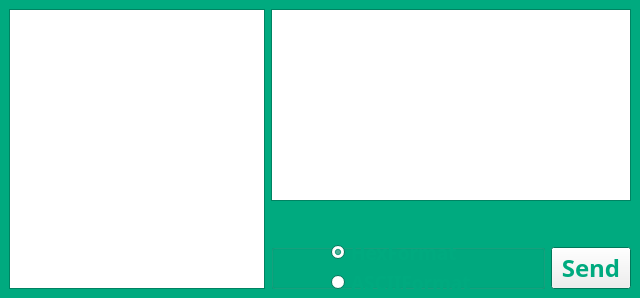
  <widget class="QDockWidget" name="LogdockWidget">
   <property name="palette">
    <palette>
     <active>
      <colorrole role="WindowText">
       <brush brushstyle="SolidPattern">
        <color alpha="255">
         <red>0</red>
         <green>170</green>
         <blue>127</blue>
        </color>
       </brush>
      </colorrole>
      <colorrole role="Text">
       <brush brushstyle="SolidPattern">
        <color alpha="255">
         <red>0</red>
         <green>170</green>
         <blue>127</blue>
        </color>
       </brush>
      </colorrole>
      <colorrole role="ButtonText">
       <brush brushstyle="SolidPattern">
        <color alpha="255">
         <red>0</red>
         <green>170</green>
         <blue>127</blue>
        </color>
       </brush>
      </colorrole>
      <colorrole role="Base">
       <brush brushstyle="SolidPattern">
        <color alpha="255">
         <red>255</red>
         <green>255</green>
         <blue>255</blue>
        </color>
       </brush>
      </colorrole>
      <colorrole role="Window">
       <brush brushstyle="SolidPattern">
        <color alpha="255">
         <red>0</red>
         <green>170</green>
         <blue>127</blue>
        </color>
       </brush>
      </colorrole>
      <colorrole role="AlternateBase">
       <brush brushstyle="SolidPattern">
        <color alpha="255">
         <red>0</red>
         <green>170</green>
         <blue>127</blue>
        </color>
       </brush>
      </colorrole>
     </active>
     <inactive>
      <colorrole role="WindowText">
       <brush brushstyle="SolidPattern">
        <color alpha="255">
         <red>0</red>
         <green>170</green>
         <blue>127</blue>
        </color>
       </brush>
      </colorrole>
      <colorrole role="Text">
       <brush brushstyle="SolidPattern">
        <color alpha="255">
         <red>0</red>
         <green>170</green>
         <blue>127</blue>
        </color>
       </brush>
      </colorrole>
      <colorrole role="ButtonText">
       <brush brushstyle="SolidPattern">
        <color alpha="255">
         <red>0</red>
         <green>170</green>
         <blue>127</blue>
        </color>
       </brush>
      </colorrole>
      <colorrole role="Base">
       <brush brushstyle="SolidPattern">
        <color alpha="255">
         <red>255</red>
         <green>255</green>
         <blue>255</blue>
        </color>
       </brush>
      </colorrole>
      <colorrole role="Window">
       <brush brushstyle="SolidPattern">
        <color alpha="255">
         <red>0</red>
         <green>170</green>
         <blue>127</blue>
        </color>
       </brush>
      </colorrole>
      <colorrole role="AlternateBase">
       <brush brushstyle="SolidPattern">
        <color alpha="255">
         <red>0</red>
         <green>170</green>
         <blue>127</blue>
        </color>
       </brush>
      </colorrole>
     </inactive>
     <disabled>
      <colorrole role="WindowText">
       <brush brushstyle="SolidPattern">
        <color alpha="255">
         <red>0</red>
         <green>170</green>
         <blue>127</blue>
        </color>
       </brush>
      </colorrole>
      <colorrole role="Text">
       <brush brushstyle="SolidPattern">
        <color alpha="255">
         <red>0</red>
         <green>170</green>
         <blue>127</blue>
        </color>
       </brush>
      </colorrole>
      <colorrole role="ButtonText">
       <brush brushstyle="SolidPattern">
        <color alpha="255">
         <red>0</red>
         <green>170</green>
         <blue>127</blue>
        </color>
       </brush>
      </colorrole>
      <colorrole role="Base">
       <brush brushstyle="SolidPattern">
        <color alpha="255">
         <red>0</red>
         <green>170</green>
         <blue>127</blue>
        </color>
       </brush>
      </colorrole>
      <colorrole role="Window">
       <brush brushstyle="SolidPattern">
        <color alpha="255">
         <red>0</red>
         <green>170</green>
         <blue>127</blue>
        </color>
       </brush>
      </colorrole>
      <colorrole role="AlternateBase">
       <brush brushstyle="SolidPattern">
        <color alpha="255">
         <red>0</red>
         <green>170</green>
         <blue>127</blue>
        </color>
       </brush>
      </colorrole>
     </disabled>
    </palette>
   </property>
   <property name="styleSheet">
    <string notr="true"/>
   </property>
   <property name="allowedAreas">
    <set>Qt::AllDockWidgetAreas</set>
   </property>
   <attribute name="dockWidgetArea">
    <number>8</number>
   </attribute>
   <widget class="QWidget" name="LogdockWidgetContents">
    <layout class="QHBoxLayout" name="horizontalLayout">
     <item>
      <widget class="QTextEdit" name="USBLOG">
       <property name="enabled">
        <bool>true</bool>
       </property>
       <property name="font">
        <font>
         <family>SimSun-ExtB</family>
         <pointsize>12</pointsize>
         <weight>75</weight>
         <bold>true</bold>
        </font>
       </property>
       <property name="tabStopWidth">
        <number>80</number>
       </property>
      </widget>
     </item>
     <item>
      <layout class="QVBoxLayout" name="usbSendverticalLayout">
       <property name="sizeConstraint">
        <enum>QLayout::SetFixedSize</enum>
       </property>
       <item>
        <widget class="QTextEdit" name="USBSENDINPUT">
         <property name="enabled">
          <bool>true</bool>
         </property>
         <property name="sizePolicy">
          <sizepolicy hsizetype="Expanding" vsizetype="Expanding">
           <horstretch>0</horstretch>
           <verstretch>0</verstretch>
          </sizepolicy>
         </property>
         <property name="font">
          <font>
           <family>SimSun-ExtB</family>
           <pointsize>12</pointsize>
           <weight>75</weight>
           <bold>true</bold>
          </font>
         </property>
         <property name="tabStopWidth">
          <number>80</number>
         </property>
        </widget>
       </item>
       <item>
        <layout class="QHBoxLayout" name="horizontalLayout_2">
         <item>
          <widget class="QGroupBox" name="UsbSendgroupBox">
           <property name="sizePolicy">
            <sizepolicy hsizetype="Preferred" vsizetype="Preferred">
             <horstretch>0</horstretch>
             <verstretch>0</verstretch>
            </sizepolicy>
           </property>
           <property name="font">
            <font>
             <family>Forte</family>
             <pointsize>20</pointsize>
             <weight>75</weight>
             <bold>true</bold>
            </font>
           </property>
           <property name="title">
            <string>Data Send Setting</string>
           </property>
           <widget class="QRadioButton" name="UsbSendHexradioButton">
            <property name="geometry">
             <rect>
              <x>60</x>
              <y>35</y>
              <width>161</width>
              <height>21</height>
             </rect>
            </property>
            <property name="font">
             <font>
              <family>Segoe Print</family>
              <pointsize>14</pointsize>
             </font>
            </property>
            <property name="text">
             <string>HexFormat</string>
            </property>
            <property name="checked">
             <bool>true</bool>
            </property>
           </widget>
           <widget class="QRadioButton" name="UsbSendASCiiradioButton">
            <property name="geometry">
             <rect>
              <x>60</x>
              <y>60</y>
              <width>161</width>
              <height>31</height>
             </rect>
            </property>
            <property name="font">
             <font>
              <family>Segoe Print</family>
              <pointsize>14</pointsize>
             </font>
            </property>
            <property name="text">
             <string>ASCIIFormat</string>
            </property>
           </widget>
          </widget>
         </item>
         <item>
          <layout class="QVBoxLayout" name="verticalLayout">
           <item>
            <spacer name="verticalSpacer">
             <property name="orientation">
              <enum>Qt::Vertical</enum>
             </property>
             <property name="sizeHint" stdset="0">
              <size>
               <width>20</width>
               <height>40</height>
              </size>
             </property>
            </spacer>
           </item>
           <item>
            <widget class="QPushButton" name="USBSEND">
             <property name="font">
              <font>
               <family>Segoe Print</family>
               <pointsize>18</pointsize>
               <weight>75</weight>
               <bold>true</bold>
              </font>
             </property>
             <property name="text">
              <string>Send</string>
             </property>
            </widget>
           </item>
          </layout>
         </item>
        </layout>
       </item>
      </layout>
     </item>
    </layout>
   </widget>
  </widget>
